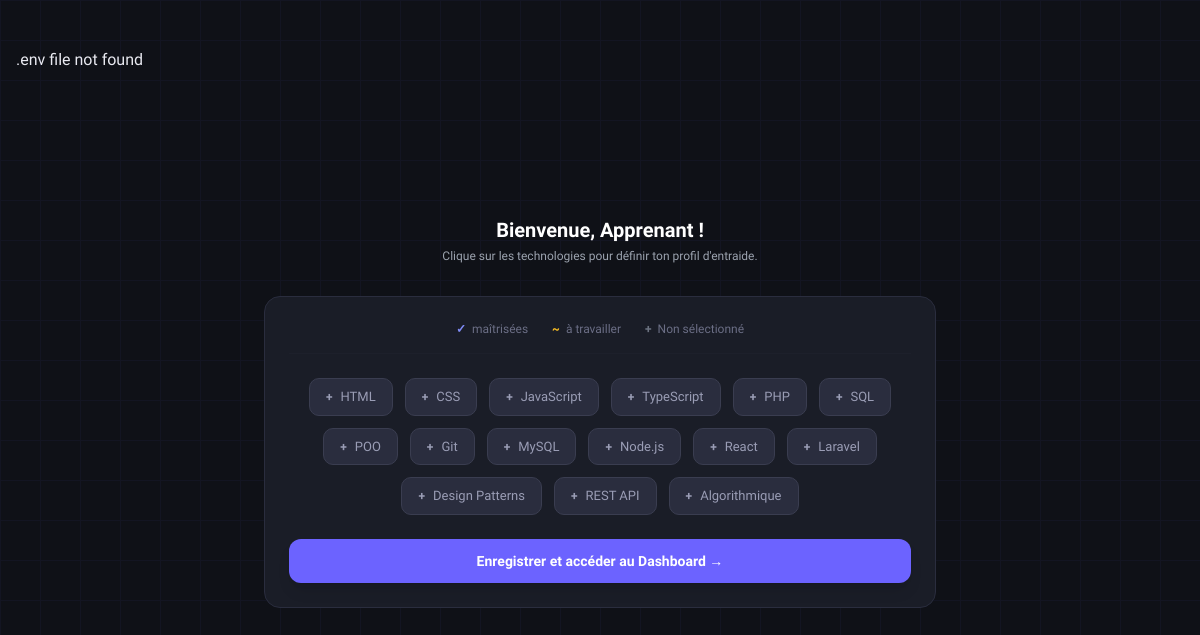
The page /src/Pages/first_login.php on the database its author committed.
### tables this page shows
CREATE TABLE `skills` (
  `id` INT AUTO_INCREMENT,
  `name` VARCHAR(200),
  `dificulti` ENUM('easy', 'medium',"hard") NOT NULL,
  PRIMARY KEY (`id`)
);

### src/Repositories/UserRepository.php (called while the page is built, shortened)
<?php
function getAllSkills(){
    try {
            $sql = "SELECT id,name FROM skills";
            $conn = DB::connect();
            $stmt = $conn->query($sql);
            $res = $stmt->fetchAll(PDO::FETCH_OBJ);
            return $res;
        } catch(PDOException $e){
            echo "error : " . $e->getMessage();
        }
}

### src/Pages/first_login.php (the view, shortened to what this page needs)
<?php
require_once __DIR__ . "/../Repositories/UserRepository.php";
?>
<!DOCTYPE html>
<html lang="fr">
<head>
  <script src="https://cdn.tailwindcss.com"></script>
</head>
<body class="min-h-screen flex flex-col justify-between py-12 px-4 relative">
  <div class="w-full max-w-2xl mx-auto my-auto relative z-10">
    <div class="text-center mb-8">
      <h1 class="text-xl font-bold text-white mb-1">Bienvenue, <?= htmlspecialchars($_SESSION['user_name'] ?? 'Apprenant') ?> !</h1>
      <p class="text-xs text-gray-400">Clique sur les technologies pour définir ton profil d'entraide.</p>
    </div>
    <div class="card rounded-2xl p-6 space-y-6">
      <div class="flex items-center justify-center gap-6 text-xs pb-4 border-b border-[#2a2d3e33]" style="color:#6b6e85;">
        <span class="flex items-center gap-1.5"><span class="text-indigo-400 font-bold">✓</span> maîtrisées</span>
        <span class="flex items-center gap-1.5"><span class="text-amber-400 font-bold">~</span> à travailler</span>
        <span class="flex items-center gap-1.5"><span class="text-gray-500 font-bold">+</span> Non sélectionné</span>
      </div>
      <form action="../scripts/onboarding_process.php" method="POST" id="onboarding-form">
        <div class="flex flex-wrap justify-center gap-3 mb-6">
          <?php
          $technos = getAllSkills();
          foreach ($technos as $t):
          ?>
            <button type="button"
                    class="skill-tag"
                    data-skill="<?= $t->id ?>"
                    data-state="none"
                    onclick="cycleSkill(this)">
              <span class="state-icon text-xs font-bold">+</span>
              <span><?= $t->name ?></span>
            </button>
          <?php endforeach; ?>
        </div>
        <button type="submit" class="btn-primary w-full py-3 rounded-xl text-sm font-semibold text-white shadow-lg">
          Enregistrer et accéder au Dashboard →
        </button>
      </form>
    </div>
  </div>
</body>
</html>

### src/Pages/first_login.php (style rules this page uses)
body { font-family: 'Sora', sans-serif; background: #0f1117; color: #e8e9f0; }
.card { background: #1a1d27; border: 1px solid #2a2d3e; }
.skill-tag { display: inline-flex; align-items: center; gap: 8px; background: #2a2d3e; color: #9a9db5; border: 1px solid #3a3d50; font-size: 13px; border-radius: 10px; padding: 8px 16px; cursor: pointer; transition: all 0.15s; }
.btn-primary { background: #6c63ff; transition: background 0.2s; }

### rows shown on the page
skills: name "HTML"
skills: name "CSS"
skills: name "JavaScript"
skills: name "TypeScript"
skills: name "PHP"
skills: name "SQL"
skills: name "POO"
skills: name "Git"
skills: name "MySQL"
skills: name "Node.js"
skills: name "React"
skills: name "Laravel"
skills: name "Design Patterns"
skills: name "REST API"
skills: name "Algorithmique"

### other values the page prints
$_SESSION['user_name'] "Apprenant"
